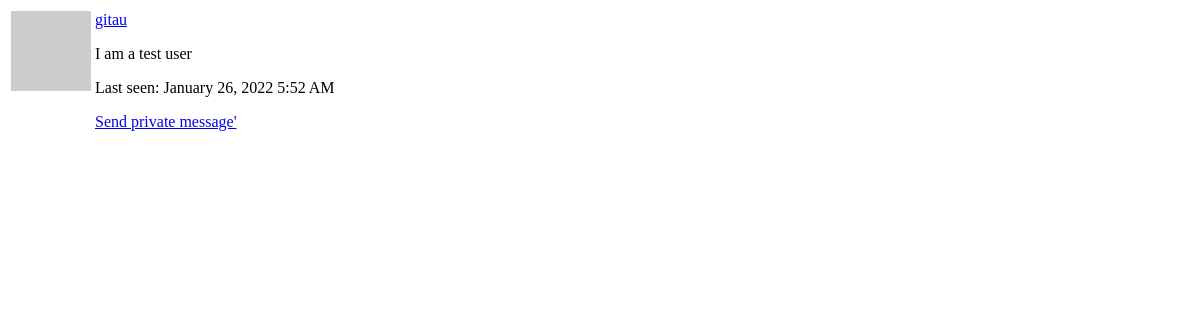
The page /user/gitau/popup (signed in) on the database as committed earlier.
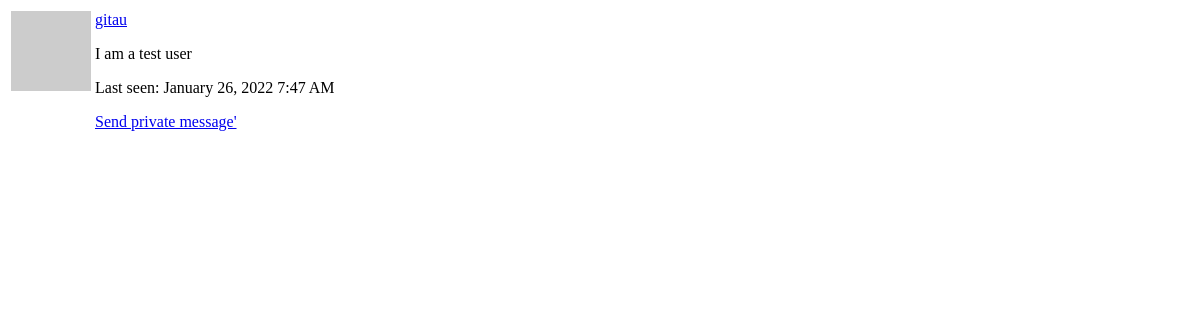
The same page on the database as committed later.
### app/models.py (models this page shows, shortened)
class User(UserMixin, db.Model):
    __table_name__ = 'users'
    id = db.Column(db.Integer, primary_key=True)
    username = db.Column(db.String(64), index=True, unique=True)
    email = db.Column(db.String(64), index=True, unique=True)
    password_hash = db.Column(db.String(128))
    about_me = db.Column(db.String(120))
    last_seen = db.Column(db.DateTime, default=datetime.utcnow)
    posts = db.relationship('Post', backref='author', lazy='dynamic')
    messages_sent = db.relationship(
        'Message',
        foreign_keys='Message.sender_id',
        backref='author',
        lazy='dynamic')
    messages_received = db.relationship(
        'Message',
        foreign_keys='Message.recipient_id',
        backref='recipient',
        lazy='dynamic')
    last_message_read_time = db.Column(db.DateTime)
    def avatar(self, size):
        digest = md5(self.email.lower().encode('utf-8')).hexdigest()
        return f'https://www.gravatar.com/avatar/{digest}?d=identicon&s={size}'

### app/routes.py (the view)
@app.route('/user/<username>/popup')
@login_required
def user_popup(username):
    user = User.query.filter_by(username=username).first_or_404()
    return render_template(
        'user_popup.html',
        user=user)

### app/models.py (called while the page is built)
@login.user_loader
def load_user(id):
    return User.query.get(int(id))

### app/routes.py (called while the page is built)
@app.before_request
def before_request():
    if current_user.is_authenticated:
        current_user.last_seen = datetime.utcnow()
        db.session.commit()

### app/templates/user_popup.html (shortened to what this page needs)
<table class="table table-hover">
    <tr valign='top'>
        <td width='70px'>
            <img src=" {{ user.avatar(36) }} ">
        </td>
        <td>
            <p>
                <a href="{{ url_for('user', username=user.username) }}">
                    {{ user.username }}
                </a>
            </p>
            {% if user.about_me %}
            <p>
                    {{ user.about_me }}
            </p>
            {% endif %}
            <p>
                    Last seen: {{ moment(user.last_seen).format('LLL') }}
            </p>
            {% if user != current_user %}
                <p>
                    <a href=" {{ url_for('send_message', recipient=user.username) }} ">
                        Send private message'
                    </a>
                </p>
            {% endif %}
        </td>
    </tr>
</table>

Rows that differ between the two databases and show on the page:
changed User "gitau": last_seen "January 26, 2022 5:52 AM" → "January 26, 2022 7:47 AM"
